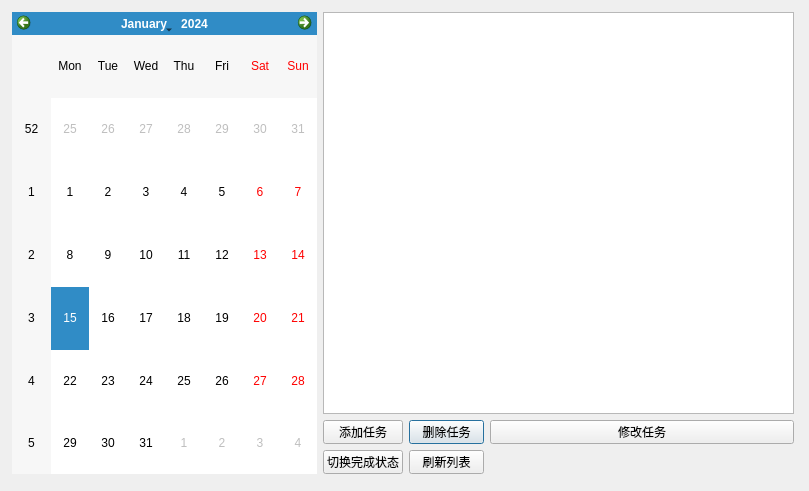
<?xml version="1.0" encoding="UTF-8"?>
<ui version="4.0">
 <class>Dialog</class>
 <widget class="QDialog" name="Dialog">
  <property name="geometry">
   <rect>
    <x>0</x>
    <y>0</y>
    <width>809</width>
    <height>491</height>
   </rect>
  </property>
  <property name="windowTitle">
   <string>Dialog</string>
  </property>
  <widget class="QTableWidget" name="tableWidget">
   <property name="geometry">
    <rect>
     <x>323</x>
     <y>12</y>
     <width>471</width>
     <height>402</height>
    </rect>
   </property>
  </widget>
  <widget class="QCalendarWidget" name="calendarWidget">
   <property name="geometry">
    <rect>
     <x>12</x>
     <y>12</y>
     <width>305</width>
     <height>462</height>
    </rect>
   </property>
  </widget>
  <widget class="QPushButton" name="pushButton_Delete">
   <property name="geometry">
    <rect>
     <x>409</x>
     <y>420</y>
     <width>75</width>
     <height>24</height>
    </rect>
   </property>
   <property name="text">
    <string>删除任务</string>
   </property>
  </widget>
  <widget class="QPushButton" name="pushButton_Complete">
   <property name="geometry">
    <rect>
     <x>323</x>
     <y>450</y>
     <width>80</width>
     <height>24</height>
    </rect>
   </property>
   <property name="text">
    <string>切换完成状态</string>
   </property>
  </widget>
  <widget class="QPushButton" name="pushButton_Add">
   <property name="geometry">
    <rect>
     <x>323</x>
     <y>420</y>
     <width>80</width>
     <height>24</height>
    </rect>
   </property>
   <property name="text">
    <string>添加任务</string>
   </property>
  </widget>
  <widget class="QPushButton" name="pushButton_Refresh">
   <property name="geometry">
    <rect>
     <x>409</x>
     <y>450</y>
     <width>75</width>
     <height>24</height>
    </rect>
   </property>
   <property name="text">
    <string>刷新列表</string>
   </property>
  </widget>
  <widget class="QPushButton" name="pushButton_Edit">
   <property name="geometry">
    <rect>
     <x>490</x>
     <y>420</y>
     <width>304</width>
     <height>24</height>
    </rect>
   </property>
   <property name="text">
    <string>修改任务</string>
   </property>
  </widget>
 </widget>
 <resources/>
 <connections/>
</ui>
